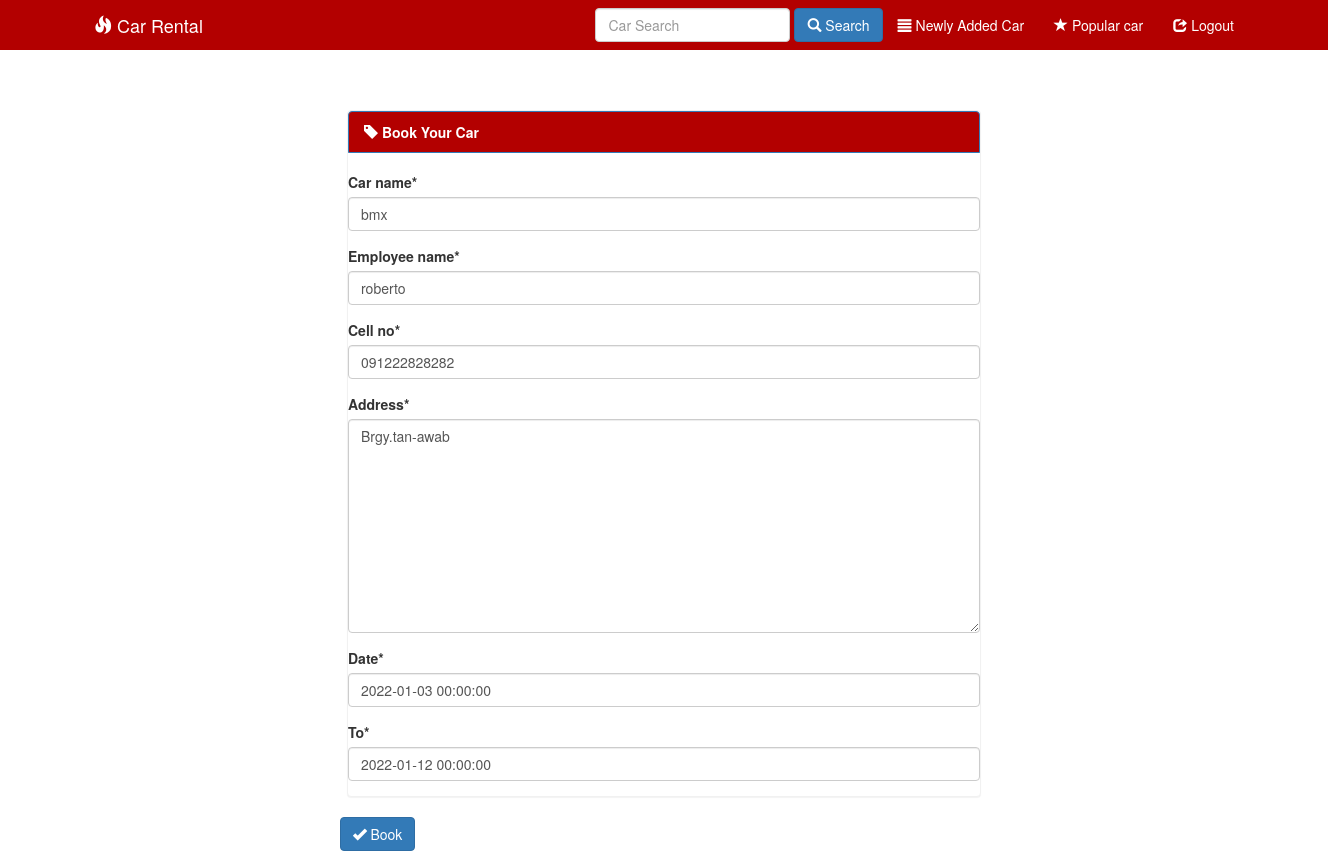
Screenshot of /1/editOrder/ with the database file from the repository.
### system/models.py (models this page shows, shortened)
class Order(models.Model):
    car_name = models.CharField(max_length=100)
    employee_name = models.CharField(max_length=100)
    cell_no = models.CharField(max_length=15)
    address = models.TextField()
    date = models.DateTimeField()
    to = models.DateTimeField()

### system/views.py (the view)
# urls.py: re_path(r'^(?P<id>\d+)/editOrder/$', order_update, name = "order_edit"),
def order_update(request, id=None):
    detail = get_object_or_404(Order, id=id)
    form = OrderForm(request.POST or None, instance=detail)
    if form.is_valid():
        instance = form.save(commit=False)
        instance.save()
        return HttpResponseRedirect(instance.get_absolute_url())
    context = {
        "form": form,
        "title": "Update Order"
    }
    return render(request, 'order_create.html', context)

### system/forms.py
class OrderForm(forms.ModelForm):
    class Meta:
        model = Order
        fields = [
            "car_name",
            "employee_name",
            "cell_no",
            "address",
            "date",
            "to",
        ]

### templates/order_create.html (shortened to what this page needs)
{% extends 'base.html' %}
{% load crispy_forms_tags %}
{% block nav %}
        <li><a href="{% url 'newcar' %}"><span class="glyphicon glyphicon-align-justify"></span> Newly Added Car</a></li>
        <li><a href="{% url 'popularcar' %}"><span class="glyphicon glyphicon-star"></span> Popular car</a></li>
        <li><a href="{% url 'logout' %}"><span class="glyphicon glyphicon-share"></span> Logout</a></li>
{% endblock %}
{% block body %}
<div class ='col-sm-6 col-sm-offset-3'>
<div class="panel panel-primary">
<p class="list-group-item active">
    <strong><span class="glyphicon glyphicon-tag"></span> Book Your Car</strong>
  </p><br>
<form method="POST" action="" >{% csrf_token %}
      {{form|crispy}}
</div>
    </div>
  <div class="form-group row">
    <div class="col-sm-offset-3 col-sm-10">
      <button type="submit" class="btn btn-primary"><span class="glyphicon glyphicon-ok"></span> Book</button>
    </div>
  </div>
{% endblock %}

### static/css/style.css (style rules this page uses)
body { background:url('../images/'); }
.navbar li a, .navbar .navbar-brand { color: #fff !important; }
.panel { margin-top:25px; }
.panel-primary { border-color: #f1f1f1 !important; }
.list-group-item.active, .list-group-item.active:focus, .list-group-item.active:hover { background-color: #b30000 !important; }

### rows the page displays
Order: car_name "bmx", employee_name "roberto", cell_no "091222828282", address "Brgy.tan-awab", date "2022-01-03 00:00:00", to "2022-01-12 00:00:00"
